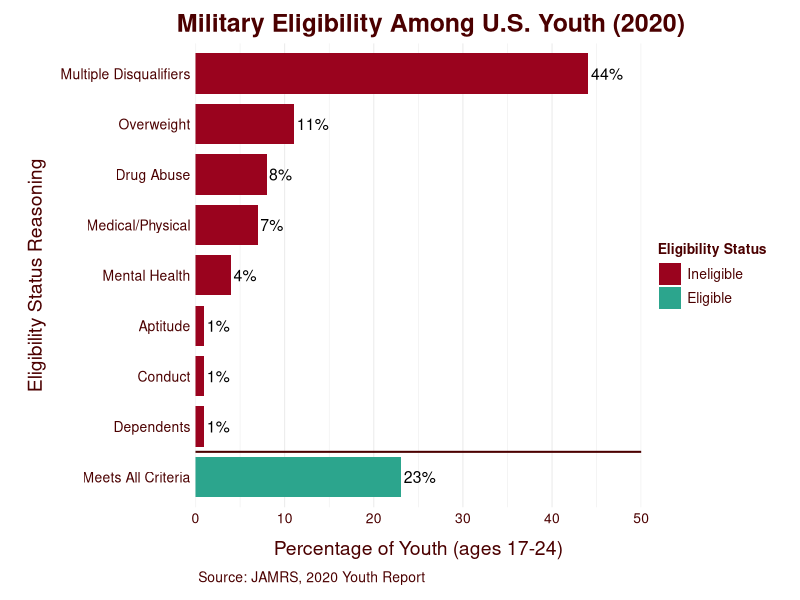
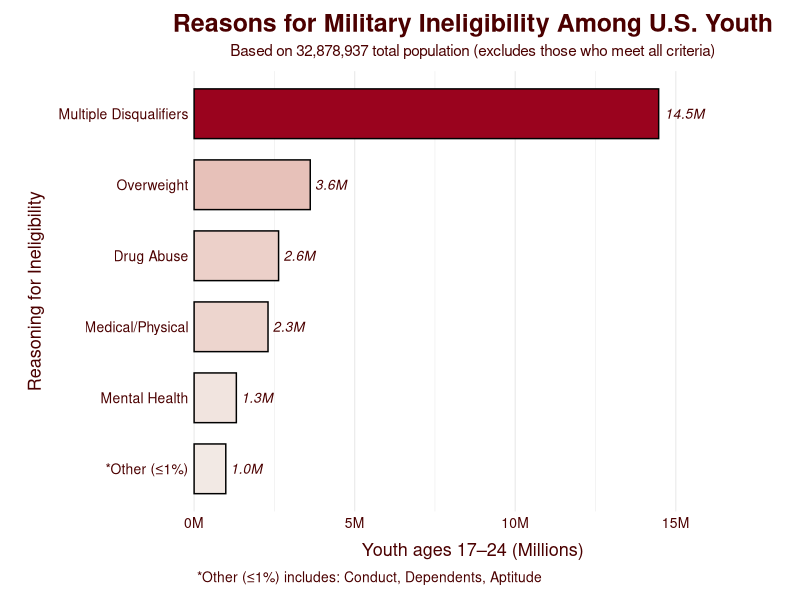

Source code (R) for these figures, in order:
## ---- chunk 1
#| echo: false
#| warning: false
#| message: false
#| fig-width: 9
#| fig-height: 5.5
#| fig-dpi: 300
#| out-width: 100%
#| fig-align: center

library(ggplot2)
library(dplyr)
library(forcats)

Eligibility <- data.frame(
  Category = c("Meets All Criteria","Multiple Disqualifiers","Medical/Physical",
               "Overweight","Mental Health","Drug Abuse",
               "Conduct","Dependents","Aptitude"),
  Percent  = c(23, 44, 7, 11, 4, 8, 1, 1, 1)
)

lev_order <- c("Meets All Criteria","Dependents","Conduct","Aptitude",
               "Mental Health","Medical/Physical","Drug Abuse",
               "Overweight","Multiple Disqualifiers")

Eligibility <- Eligibility %>%
  mutate(
    Category = factor(Category, levels = lev_order),
    Group = case_when(
      Category == "Meets All Criteria" ~ "Eligible",
      TRUE ~ "Ineligible"))

ggplot(Eligibility, aes(x = Category, y = Percent, fill = Group)) +
  geom_col(width = 0.8) +
  coord_flip() +
  geom_text(aes(label = paste0(Percent, "%")), hjust = -0.1, size = 4) +
  annotate("segment", x = 1.5, xend = 1.5, y = 0, yend = 50,
           linewidth = 0.7, color = "#4B0000") +
  labs(
    title = "Military Eligibility Among U.S. Youth (2020)",
    x = "Eligibility Status Reasoning",
    y = "Percentage of Youth (ages 17-24)",
    caption = "Source: JAMRS, 2020 Youth Report",
    fill = "Eligibility Status"
  ) +
  scale_y_continuous(limits = c(0, 50), expand = expansion(mult = c(0, 0))) +
  scale_fill_manual(
    values = c(
      "Ineligible" = "#9a031e",
      "Eligible" = "#2CA58D"
    ),
    breaks = c("Ineligible", "Eligible") 
  ) +
  theme_minimal(base_size = 8) +
  theme(
    plot.title = element_text(size = 18, face = "bold", color = "#4B0000", hjust = 0.3),
    axis.title.x = element_text(size = 14, color = "#4B0000", margin = margin(t = 10)),
    axis.title.y = element_text(size = 14, color = "#4B0000", margin = margin(r = 10)),
    axis.text.x = element_text(size = 10, color = "#4B0000"),
    axis.text.y = element_text(size = 10, color = "#4B0000"),
    panel.grid.major.y = element_blank(),
    plot.caption = element_text(size = 10, hjust = 0, color = "#4B0000", margin = margin(t = 8, l = 2)),
    plot.margin = margin(10, 20, 10, 20),
    legend.position = "right",
    legend.direction = "vertical",
    legend.title = element_text(size = 10, face = "bold", color = "#4B0000"),
    legend.text = element_text(size = 10, color = "#4B0000")
  )

## ---- chunk 2
#| echo: false
#| warning: false
#| message: false
#| fig-width: 9
#| fig-height: 5.5
#| fig-dpi: 300
#| out-width: 100%
#| fig-align: center

library(scales)

Eligibility_2 <- data.frame(
  Category = c("Meets All Criteria","Multiple Disqualifiers","Medical/Physical",
               "Overweight","Mental Health","Drug Abuse","*Other (≤1%)"),
  Percent  = c(23, 44, 7, 11, 4, 8, 3)
)

total_population <- 32878937 

Eligibility_2 <- Eligibility_2 %>%
  mutate(
    Count = round(Percent/100 * total_population),
    Label = paste0(number(Count, scale = 1e-6, accuracy = 0.1), "M")  
  )

elig_filt <- Eligibility_2 %>% filter(Category != "Meets All Criteria")

elig_filt <- elig_filt %>%
  mutate(Category = fct_reorder(Category, Count)) 

ggplot(elig_filt, aes(x = Category, y = Count, fill = Count)) +
  geom_col(width = 0.7, color = "black") +
  coord_flip(clip = "off") +
  scale_y_continuous(
    labels = label_number(scale = 1e-6, suffix = "M"),
    expand = expansion(mult = c(0, 0.2))
  ) +
  scale_fill_gradient(low = "#f2e9e4", high = "#9a031e", guide = "none") +
  geom_text(
    aes(label = Label),
    hjust = -0.15,
    size = 3.5,
    color = "#4B0000",
    fontface = "italic"
  ) +
  labs(
    title = "Reasons for Military Ineligibility Among U.S. Youth",
    subtitle = "Based on 32,878,937 total population (excludes those who meet all criteria)",
    x = "Reasoning for Ineligibility",
    y = "Youth ages 17–24 (Millions)",
    caption = "*Other (≤1%) includes: Conduct, Dependents, Aptitude"
  ) +
  theme_minimal(base_size = 9) +
  theme(
    plot.title = element_text(size = 18, face = "bold", color = "#4B0000", hjust = 0.5),
    plot.subtitle = element_text(size = 11, color = "#4B0000", hjust = 0.5, margin = margin(b = 8)),
    axis.title.x = element_text(size = 13, color = "#4B0000", margin = margin(t = 8)),
    axis.title.y = element_text(size = 13, color = "#4B0000", margin = margin(r = 10)),
    axis.text.x  = element_text(size = 10, color = "#4B0000"),
    axis.text.y  = element_text(size = 10, color = "#4B0000"),
    panel.grid.major.y = element_blank(),
    plot.caption = element_text(size = 10, hjust = 0, color = "#4B0000", margin = margin(t = 8, l = 2)),
    plot.margin = margin(10, 35, 10, 20),
    legend.position = "none"
  )
